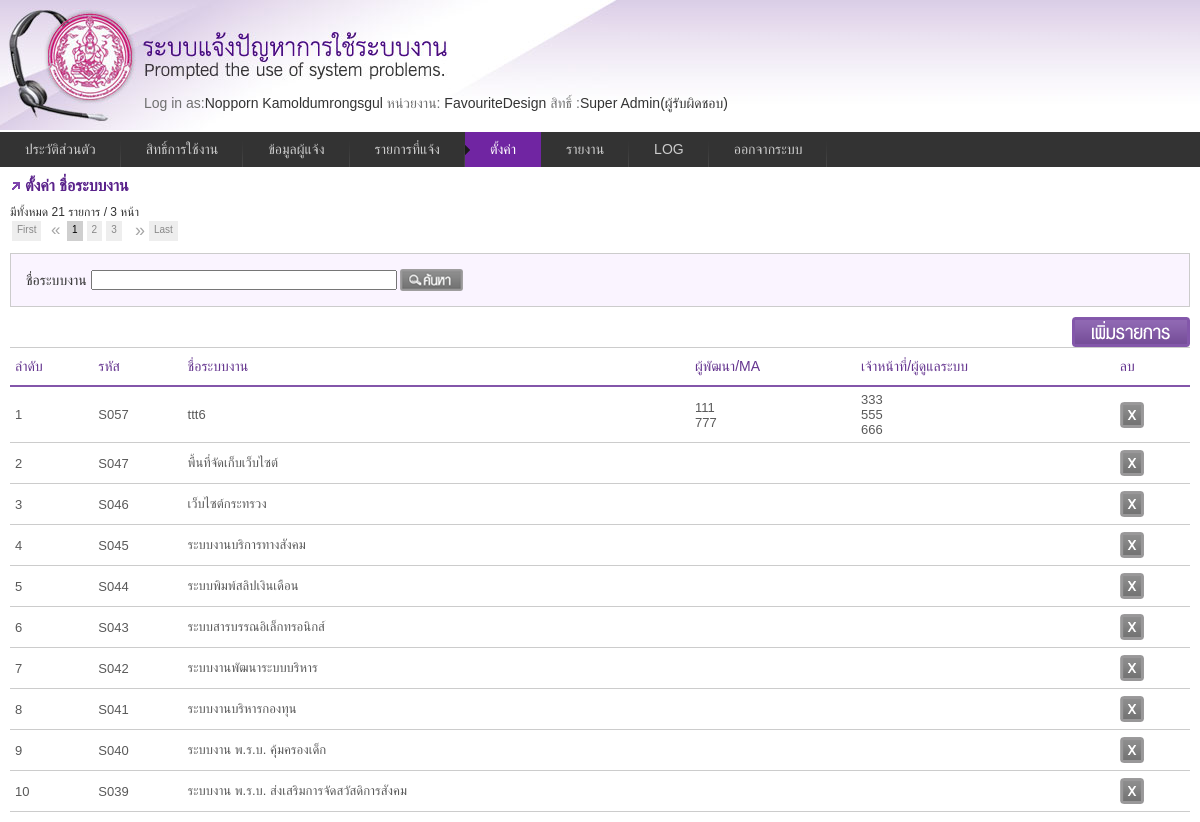
Page /setting.php?act=systemlist (signed in) on the committed database.
### tables this page shows
CREATE TABLE `informent` (
  `ID` int(11) NOT NULL auto_increment,
  `Code` varchar(10) default NULL,
  `Name` varchar(50) default NULL,
  `lastname` varchar(50) default NULL,
  `usertypeid` int(11) default NULL,
  `UserGroupID` int(11) default NULL,
  `DepartmentID` int(11) default NULL,
  `DivisionID` int(11) default NULL,
  `GroupID` int(11) default NULL,
  `HumanType` int(11) default NULL,
  `IdCard` varchar(17) default NULL,
  `Tel` varchar(11) default NULL,
  `Email` varchar(255) default NULL,
  `Password` varchar(50) default NULL,
  `DateRegister` datetime default NULL,
  PRIMARY KEY  (`ID`)
);

CREATE TABLE `usergroup` (
  `ID` int(10) NOT NULL auto_increment,
  `Code` varchar(10) default NULL,
  `UserGroupName` varchar(50) default NULL,
  `UserDate` date default NULL,
  `CanAccessAll` char(10) default NULL,
  `level` char(1) default NULL,
  PRIMARY KEY  (`ID`)
);

CREATE TABLE `system` (
  `ID` int(10) NOT NULL auto_increment,
  `Code` varchar(10) default NULL,
  `SystemName` varchar(200) default NULL,
  `name_eng` varchar(255) default NULL,
  PRIMARY KEY  (`ID`)
);

CREATE TABLE `ma_user` (
  `id` int(11) NOT NULL auto_increment,
  `system_id` int(11) default NULL,
  `m_name` varchar(255) default NULL,
  `m_tel` varchar(30) default NULL,
  `m_email` varchar(30) default NULL,
  `m_company` varchar(255) default NULL,
  `m_ctel` varchar(30) default NULL,
  PRIMARY KEY  (`id`)
);

### include/function.php (called while the page is built, shortened)
<?php
function GetData($tablename, $id)
{
    if($id!='' && $tablename !='')
    {
      $result = mysql_query("SELECT * FROM ".$tablename." WHERE ID=".$id) or die("Error".mysql_error());
      $row = mysql_fetch_array($result);
    }
    return @$row;
}
function GetUserType($id){
	 $type=array("","ผู้รับผิดชอบ","ผู้ประสานงาน ","เจ้าของระบบ","ผู้ใช้งาน");
	 return $type[$id];
}
?>

### include/class_userlogin.php (called while the page is built, shortened)
<?php
class UserLogin{
 function GetPermission($pm_code)
 {
	$sql="select * from usergroup_permission where usergroupid=".$_SESSION["usergroupid"]." and code=".$pm_code;
	$result=mysql_query($sql)or die('Invalid query: ' . mysql_error());
	if($result){
		$item=mysql_fetch_assoc($result);
	}else{ $item="";}
	return $item;
 }
}
?>

### include/config.php (called while the page is built, shortened)
<?
$per_page = 10;
?>

### adodb5/adodb.inc.php (called while the page is built, shortened)
<?php
 if (!defined('_ADODB_LAYER')) {
	GLOBAL
		$ADODB_vers,
		$ADODB_COUNTRECS,
		$ADODB_CACHE_DIR,
		$ADODB_CACHE,
		$ADODB_CACHE_CLASS,
		$ADODB_EXTENSION,
		$ADODB_COMPAT_FETCH,
	 	$ADODB_FETCH_MODE,
		$ADODB_GETONE_EOF,
		$ADODB_QUOTE_FIELDNAMES;
	$ADODB_EXTENSION = defined('ADODB_EXTENSION');
	function ADODB_Setup()
	{
	GLOBAL
		$ADODB_vers,
		$ADODB_COUNTRECS,
		$ADODB_CACHE_DIR,
	 	$ADODB_FETCH_MODE,
		$ADODB_CACHE,
		$ADODB_CACHE_CLASS,
		$ADODB_FORCE_TYPE,
		$ADODB_GETONE_EOF,
		$ADODB_QUOTE_FIELDNAMES;
		$ADODB_FETCH_MODE = ADODB_FETCH_DEFAULT;
		if (!isset($ADODB_COUNTRECS)) $ADODB_COUNTRECS = true;
	}
	class ADOConnection {
	var $debug = false;
	var $true = '1';
	var $false = '0';
	var $fetchMode=false;
	var $bulkBind = false;
	var $_queryID = false;
	var $_bindInputArray = false;
	function Execute($sql,$inputarr=false)
	{
		if ($inputarr) {
			if (!is_array($inputarr)) $inputarr = array($inputarr);
			$element0 = reset($inputarr);
			$array_2d = $this->bulkBind && is_array($element0) && !is_object(reset($element0));
			unset($element0);
			if (!is_array($sql) && !$this->_bindInputArray) {
				$sqlarr = explode('?',$sql);
				$nparams = sizeof($sqlarr)-1;
				if (!$array_2d) $inputarr = array($inputarr);
				foreach($inputarr as $arr) {
					$sql = ''; $i = 0;
					while(list(, $v) = each($arr)) {
						$sql .= $sqlarr[$i];
						$typ = gettype($v);
						if ($typ == 'string')
							$sql .= $this->qstr($v);
						else if ($typ == 'double')
							$sql .= str_replace(',','.',$v);
						else if ($typ == 'boolean')
							$sql .= $v ? $this->true : $this->false;
						else if ($typ == 'object') {
							if (method_exists($v, '__toString')) $sql .= $this->qstr($v->__toString());
							else $sql .= $this->qstr((string) $v);
						} else if ($v === null)
							$sql .= 'NULL';
						else
							$sql .= $v;
						$i += 1;
						if ($i == $nparams) break;
					}
					if (isset($sqlarr[$i])) {
						$sql .= $sqlarr[$i];
						if ($i+1 != sizeof($sqlarr)) $this->outp_throw( "Input Array does not match ?: ".htmlspecialchars($sql),'Execute');
					} else if ($i != sizeof($sqlarr))
						$this->outp_throw( "Input array does not match ?: ".htmlspecialchars($sql),'Execute');
					$ret = $this->_Execute($sql);
					if (!$ret) return $ret;
				}
			} else {
				if ($array_2d) {
					if (is_string($sql))
						$stmt = $this->Prepare($sql);
					else
						$stmt = $sql;
					foreach($inputarr as $arr) {
						$ret = $this->_Execute($stmt,$arr);
						if (!$ret) return $ret;
					}
				} else {
					$ret = $this->_Execute($sql,$inputarr);
				}
			}
		} else {
			$ret = $this->_Execute($sql,false);
		}
		return $ret;
	}
	function _Execute($sql,$inputarr=false)
	{
		if ($this->debug) {
			global $ADODB_INCLUDED_LIB;
			if (empty($ADODB_INCLUDED_LIB)) include(ADODB_DIR.'/adodb-lib.inc.php');
			$this->_queryID = _adodb_debug_execute($this, $sql,$inputarr);
		} else {
			$this->_queryID = @$this->_query($sql,$inputarr);
		}
		$rs = new $rsclass($this->_queryID,$this->fetchMode);
		$rs->connection = $this;
		$rs->Init();
		if (is_array($sql)) $rs->sql = $sql[0];
		else $rs->sql = $sql;
		return $rs;
	}
	function GetAll($sql, $inputarr=false)
	{
		$arr = $this->GetArray($sql,$inputarr);
		return $arr;
	}
	function GetArray($sql,$inputarr=false)
	{
	global $ADODB_COUNTRECS;
		$savec = $ADODB_COUNTRECS;
		$rs = $this->Execute($sql,$inputarr);
		$ADODB_COUNTRECS = $savec;
		$arr = $rs->GetArray();
		return $arr;
	}
}
	class ADORecordSet implements IteratorAggregate {
	var $fields = false;
	var $EOF = false;
	var $_numOfRows = -1;
	var $_numOfFields = -1;
	var $_currentRow = -1;
	var $_closed = false;
	function ADORecordSet($queryID)
	{
		$this->_queryID = $queryID;
	}
	function Init()
	{
		if ($this->_numOfRows != 0 && $this->_numOfFields && $this->_currentRow == -1) {
			$this->_currentRow = 0;
			if ($this->EOF = ($this->_fetch() === false)) {
				$this->_numOfRows = 0;
			}
		} else {
			$this->EOF = true;
		}
	}
	function GetArray($nRows = -1)
	{
		$results = array();
		$cnt = 0;
		while (!$this->EOF && $nRows != $cnt) {
			$results[] = $this->fields;
			$cnt++;
		}
		return $results;
	}
	function Close()
	{
		if (!$this->_closed) {
			$this->_closed = true;
			return $this->_close();
		} else
			return true;
	}
}
	function ADOLoadCode($dbType)
	{
		$db = strtolower($dbType);
		switch ($db) {
			default:
				$class = $db; break;
		}
		$file = ADODB_DIR."/drivers/adodb-".$db.".inc.php";
		if (class_exists("ADODB_" . $class)) return $class;
		return false;
	}
	function ADONewConnection($db='')
	{
	GLOBAL $ADODB_NEWCONNECTION, $ADODB_LASTDB;
		if(empty($obj)) {
			if (!isset($ADODB_LASTDB)) $ADODB_LASTDB = '';
			if ($db != $ADODB_LASTDB) $db = ADOLoadCode($db);
			$obj = new $cls();
		}
		return $obj;
	}
}
?>

### adodb5/drivers/adodb-mysql.inc.php (called while the page is built, shortened)
<?php
if (! defined("_ADODB_MYSQL_LAYER")) {
class ADODB_mysql extends ADOConnection {
	var $forceNewConnect = false;
	var $clientFlags = 0;
	function _connect($argHostname, $argUsername, $argPassword, $argDatabasename)
	{
		if (ADODB_PHPVER >= 0x4300)
			$this->_connectionID = mysql_connect($argHostname,$argUsername,$argPassword,
												$this->forceNewConnect,$this->clientFlags);
		else if (ADODB_PHPVER >= 0x4200)
			$this->_connectionID = mysql_connect($argHostname,$argUsername,$argPassword,
												$this->forceNewConnect);
		else
			$this->_connectionID = mysql_connect($argHostname,$argUsername,$argPassword);
		if ($argDatabasename) return $this->SelectDB($argDatabasename);
		return true;
	}
	function SelectDB($dbName)
	{
		if ($this->_connectionID) {
			return @mysql_select_db($dbName,$this->_connectionID);
		}
		else return false;
	}
	function _query($sql,$inputarr=false)
	{
		return mysql_query($sql,$this->_connectionID);
	}
}
class ADORecordSet_mysql extends ADORecordSet{
	function ADORecordSet_mysql($queryID,$mode=false)
	{
		if ($mode === false) {
			global $ADODB_FETCH_MODE;
			$mode = $ADODB_FETCH_MODE;
		}
		switch ($mode)
		{
		case ADODB_FETCH_DEFAULT:
		case ADODB_FETCH_BOTH:
		default:
			$this->fetchMode = MYSQL_BOTH; break;
		}
	}
	function _initrs()
	{
		$this->_numOfRows = @mysql_num_rows($this->_queryID);
		$this->_numOfFields = @mysql_num_fields($this->_queryID);
	}
	function MoveNext()
	{
		if (@$this->fields = mysql_fetch_array($this->_queryID,$this->fetchMode)) {
			return true;
		}
		if (!$this->EOF) {
			$this->EOF = true;
		}
		return false;
	}
	function _fetch()
	{
		$this->fields =  @mysql_fetch_array($this->_queryID,$this->fetchMode);
		return is_array($this->fields);
	}
	function _close() {
		$this->_queryID = false;
	}
}
}
?>

### setting/system_list.php (the view, shortened to what this page needs)
<?
  include ('include/adodb_connect.php');
  $systemsearch = @$_GET['systemsearch'];
  $condition = " WHERE 1 = 1 ";
  $condition .= $systemsearch!='' ? " AND SystemName like '%".$systemsearch."%'" : "";
                $num_pages= 1;
                $page=@$_GET['page']!='' ? @$_GET['page'] : 1;
                  $sql = "select * from system  ".$condition;
                        $result = mysql_query($sql);
                        $page_start = ( $per_page * $page) - $per_page;
                        $num_rows = mysql_num_rows( $result );
                  if ( $num_rows <= $per_page )
                        $num_pages = 1;
                  else if ( ( $num_rows % $per_page ) == 0 )
                        $num_pages = ( $num_rows / $per_page );
                  else
                        $num_pages = ( $num_rows / $per_page ) + 1;
                $num_pages = ( int ) $num_pages;
                $sql .= "  ORDER BY ID  DESC  LIMIT $page_start, $per_page";
                $result = mysql_query($sql) or die("Invalid query: " . mysql_error());
?>
<h3>ตั้งค่า ชื่อระบบงาน</h3>
<span style="font-size:12px;">มีทั้งหมด <?=$num_rows;?> รายการ  / <?=$num_pages;?> หน้า </span><div id="pagenavi" ></div>
<form method="get">
<div id="search">
<span> ชื่อระบบงาน
<input name= "systemsearch" type="text" id= "systemsearch" size="35" value="<?=$systemsearch;?>"></span>
<span>
<input name="" type="submit" value="search" class="btn_search" />
  </span>
</div>
</form>
<div id="btnBox"><input type="button" value="เพิ่มรายการ"  class="btn_add"  onclick="window.location.href='setting.php?act=systemform'"/></div>
<table class="tblist">
<tr>
  <th align="left">ลำดับ</th>
  <th align="left">รหัส</th>
  <th align="left">ชื่อระบบงาน</th>
  <th align="left">ผู้พัฒนา/MA</th>
  <th align="left">เจ้าหน้าที่/ผู้ดูแลระบบ</th>
  <th align="left">ลบ</th>
  </tr>
<?
  $i = ($page -1)* $per_page;
  while($row=mysql_fetch_array($result)){
	 $i++;
?>
<tr style="cursor:pointer;">
  <td onclick="window.location='setting.php?act=systemform&id=<?=$row['ID'];?>';" ><?=$i;?></td>
  <td onclick="window.location='setting.php?act=systemform&id=<?=$row['ID'];?>';" ><?=$row['Code'];?></td>
  <td onclick="window.location='setting.php?act=systemform&id=<?=$row['ID'];?>';" ><?=$row['SystemName'];?></td>
  <td onclick="window.location='setting.php?act=systemform&id=<?=$row['ID'];?>';">
  	<?php $rs = $db->GetAll("SELECT * FROM ma_user where system_id = ".$row['ID']." ORDER BY id ASC");?>
  	<?php foreach($rs as $ma):?>
  		<?php echo $ma['m_name']?><br>
  	<?php endforeach;?>
  </td>
  <td onclick="window.location='setting.php?act=systemform&id=<?=$row['ID'];?>';">
  	<?php $rs = $db->GetAll("SELECT * FROM admin_user where system_id = ".$row['ID']." ORDER BY id ASC");?>
  	<?php foreach($rs as $admin):?>
  		<?php echo $admin['a_name']?><br>
  	<?php endforeach;?>
  </td>
  <td> <input type="submit" name="delbutton" id="delbutton" value="" class="btn_delete" onclick="ConfirmDelete('setting.php?type=System&act=delete&id=<?=$row['ID'];?>&chk_del=<?php echo $item_6['CanDelete'];?>');" /> </td>
</tr>
<? } ?>
</table>

### _menu.php (shortened to what this page needs)
<?
$currentUser = GetData("informent",$_SESSION['id']);
$group = GetData("usergroup",$_SESSION["usergroupid"]);
$agen=GetAgencie($_SESSION["id"]);
?>
<?
	$tmp = explode("/",$_SERVER['SCRIPT_NAME']);
		 $page_name = trim($tmp[count($tmp)-1]);
		$active_1_list = array('profile.php');
		$active_2_list = array('usergroup.php');
		$active_3_list = array('user.php');
		$active_4_list = array('request_list.php');
		$active_5_list = array('setting.php');
		$active_6_list = array('report.php');
		$active_7_list = array('logfile.php');
		if (in_array($page_name, $active_1_list))$m1_class = "current";	else	$m1_class = "";
		if (in_array($page_name, $active_2_list))$m2_class = "current";	else 	$m2_class = "";
		if (in_array($page_name, $active_3_list))$m3_class = "current";	else	$m3_class = "";
		if (in_array($page_name, $active_4_list))$m4_class = "current";	else	$m4_class = "";
		if (in_array($page_name, $active_5_list))$m5_class = "current";	else	$m5_class = "";
		if (in_array($page_name, $active_6_list))$m6_class = "current";	else	$m6_class = "";
		if (in_array($page_name, $active_7_list))$m7_class = "current";	else	$m7_class = "";
?>
<div id="head">
<div style="padding:95px 0 0 144px;">
<span class="gray">Log in as:</span><?php echo $currentUser['Name']." ".$currentUser['lastname'];?>
<span class="gray"> หน่วยงาน:</span>
<?php  if($_SESSION["usergroupid"]=="2"){
			$agen="FavouriteDesign";
		}
			echo $agen;
?>
<?php
$pm =new UserLogin();
    $item_1=$pm->GetPermission(1);
	$item_2=$pm->GetPermission(2);
	$item_3=$pm->GetPermission(3);
	$item_4=$pm->GetPermission(4);
	$item_5=$pm->GetPermission(5);
	$item_6=$pm->GetPermission(6);
	$item_7=$pm->GetPermission(7);
    $item_8=$pm->GetPermission(8);
	$item_10=$pm->GetPermission(10);
    $item_9=$pm->GetPermission(9);
	$item_11=$pm->GetPermission(11);
?>
<span class="gray"> สิทธิ์ :</span><?php echo $group['UserGroupName']; ?>(<?php echo GetUserType($_SESSION["usertype"]); ?>)</div>
</div>
<div class="menu">
		<ul>
			<li><a href="profile.php"  class="<?=$m1_class;?>">ประวัติส่วนตัว</a></li>
			<?php if($item_9['CanView']=="1"){ ?>
            <li><a href="usergroup.php"  class="<?=$m2_class;?>">สิทธิ์การใช้งาน</a></li>
			<?php } ?>
			<?php if($item_8['CanView']=="1"){ ?>
            <li><a href="user.php"  class="<?=$m3_class;?>">ข้อมูลผู้แจ้ง</a></li>
			<?php } ?>
			<li><a href="request_list.php" id="current"  class="<?=$m4_class;?>">รายการที่แจ้ง</a></li>
			 <?php
			 if($item_1['CanView']=="1" || $item_2['CanView']=="1" || $item_3['CanView']=="1" || $item_4['CanView']=="1" || $item_5['CanView']=="1" || $item_6['CanView']=="1" || $item_7['CanView']=="1"){ ?>
            <li><a href="#" class="<?=$m5_class;?>">ตั้งค่า</a>
          </li>
          <?php } ?>
		  	<?php if($item_10['CanView']=="1"){ ?>
            <li><a href="#" class="<?=$m6_class;?>">รายงาน</a>
            </li>
			<?php } ?>
			<?php
				if($item_11['CanView']=="1"){
				 ?>
            <li><a href="logfile.php" class="<?=$m7_class;?>">LOG</a></li>
			<?php } ?>
            <li><a href="#" onclick="ConfirmLogout();">ออกจากระบบ</a></li>
		</ul>
	</div>

### rows in the picture
informent: Name "Nopporn", lastname "Kamoldumrongsgul"
usergroup: UserGroupName "Super Admin"
system: Code "S057", SystemName "ttt6"
ma_user: m_name "111"
ma_user: m_name "777"
system: Code "S047", SystemName "พื้นที่จัดเก็บเว็บไซต์"
system: Code "S046", SystemName "เว็บไซต์กระทรวง"
system: Code "S045", SystemName "ระบบงานบริการทางสังคม"
system: Code "S044", SystemName "ระบบพิมพ์สลิปเงินเดือน"
system: Code "S043", SystemName "ระบบสารบรรณอิเล็กทรอนิกส์"
system: Code "S042", SystemName "ระบบงานพัฒนาระบบบริหาร"
system: Code "S041", SystemName "ระบบงานบริหารกองทุน"
system: Code "S040", SystemName "ระบบงาน พ.ร.บ. คุ้มครองเด็ก"
system: Code "S039", SystemName "ระบบงาน พ.ร.บ. ส่งเสริมการจัดสวัสดิการสังคม"

### other values in the picture
$agen "FavouriteDesign"
GetUserType($_SESSION["usertype"]) "ผู้รับผิดชอบ"
$num_rows "21"
$num_pages "3"
$admin['a_name'] "333"
$admin['a_name'] "555"
$admin['a_name'] "666"
